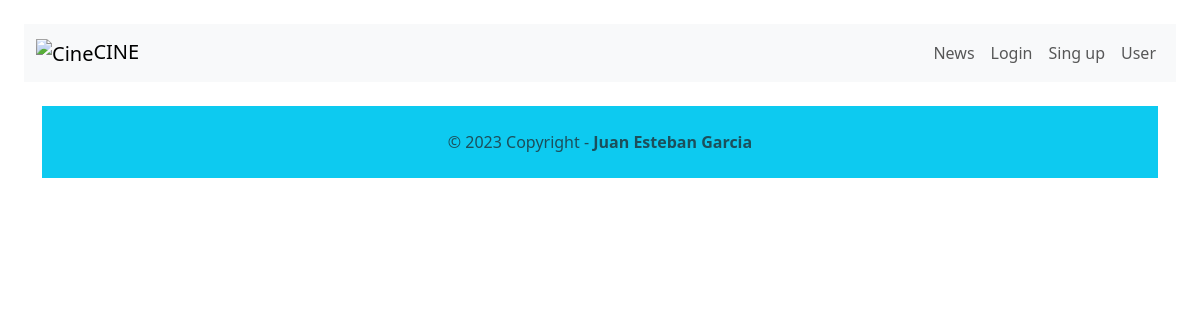
Before: /news/ with the older database file.
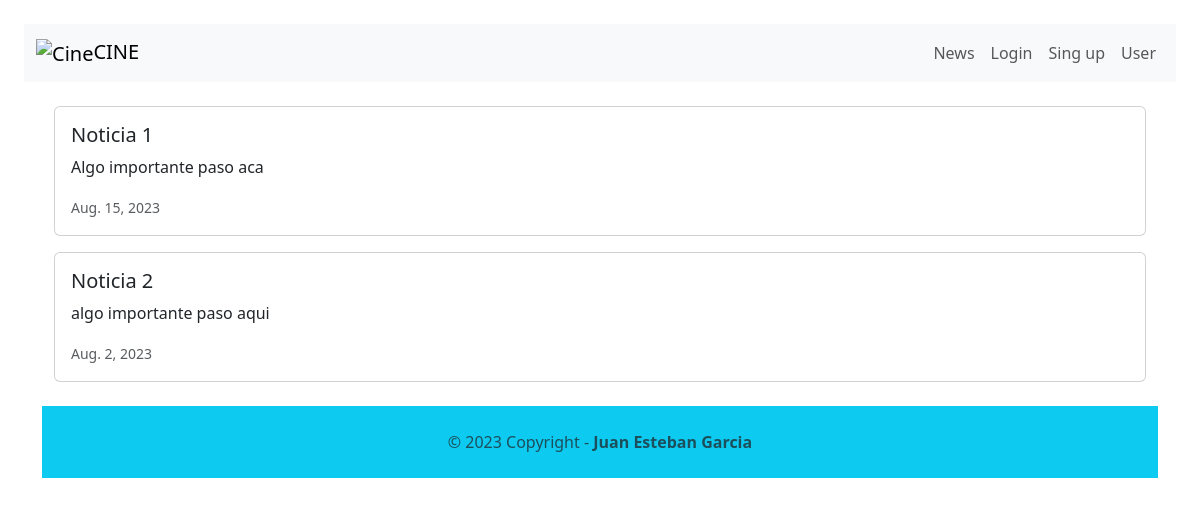
After: the same page with the newer database file.
### news/models.py (models this page shows, shortened)
class News(models.Model):
    headline = models.CharField(max_length=200)
    body = models.TextField()
    date =models.DateField()

### news/views.py (the view)
# urls.py: path('news/', include('news.urls')),
def news(request):
    newss = News.objects.all().order_by('-date')
    return render(request, 'news.html', {'newss':newss})

### news/templates/news.html (shortened to what this page needs)
<!DOCTYPE html>
<html lang="en">
<head>
    <link href="https://cdn.jsdelivr.net/npm/bootstrap@5.3.1/dist/css/bootstrap.min.css" rel="stylesheet">
</head>
<body>
    {% extends  'base.html' %}
    {% block content %}
    <div class="container">
        {% for news in newss %}
        <div class="card mb-3">
            <div class"row g-0">
                <div>
                    <div class="card-body">
                        <h5 class="card-title">{{ news.headline }}</h5>
                        <p class="card-text"> {{ news.body }}</p>
                        <p class="card-text"><small class="text-muted">
                            {{ news.date }}
                        </small></p>
                    </div>
                </div>
            </div>
        </div>
        {% endfor %}
    {% endblock content %}

### moviereview/templates/base.html (shortened to what this page needs)
<!DOCTYPE html>
<html lang="en">
<head>
    <link href="https://cdn.jsdelivr.net/npm/bootstrap@5.3.1/dist/css/bootstrap.min.css" rel="stylesheet">
</head>
<body>
    <div class="m-4">
        <nav class="navbar navbar-expand-lg navbar-light bg-light">
            <div class="container-fluid">
                <a href="{% url 'home' %}" class="navbar-brand">
                    <img src="https://img.icons8.com/?size=512&id=33074&format=png" height="28" alt="Cine">CINE
                </a>
                <div class="collapse navbar-collapse" id="navbarCollapse">
                    <div class="navbar-nav ms-auto">
                        <a href="{% url 'news' %}" class="nav-item nav-link">News</a>
                        <a href="{% url 'loginaccount' %}" class="nav-item nav-link">Login</a>
                        <a href="{% url 'signupaccount' %}" class="nav-item nav-link">Sing up</a>
                        <a href="#" class="nav-item nav-link">User</a>
                    </div>
                </div>
            </div>
        </nav>
    </div>
    <div class="container">
        {% block content%}
        {% endblock content%}
    </div>
    <footer class="text-center text-lg-start bg-info text-muted mt-4">
        <div class="text-center p-4">
            © 2023 Copyright -
        <a class="text-reset fw-bold text-decoration-none"
            target="_blank" href="jegarciag1@eafit.edu.co">
            Juan Esteban Garcia
        </a>
     </div>
    </footer>
</body>
</html>

Changed rows visible on the page:
added News: headline "Noticia 1", body "Algo importante paso aca", date "Aug. 15, 2023"
added News: headline "Noticia 2", body "algo importante paso aqui", date "Aug. 2, 2023"
